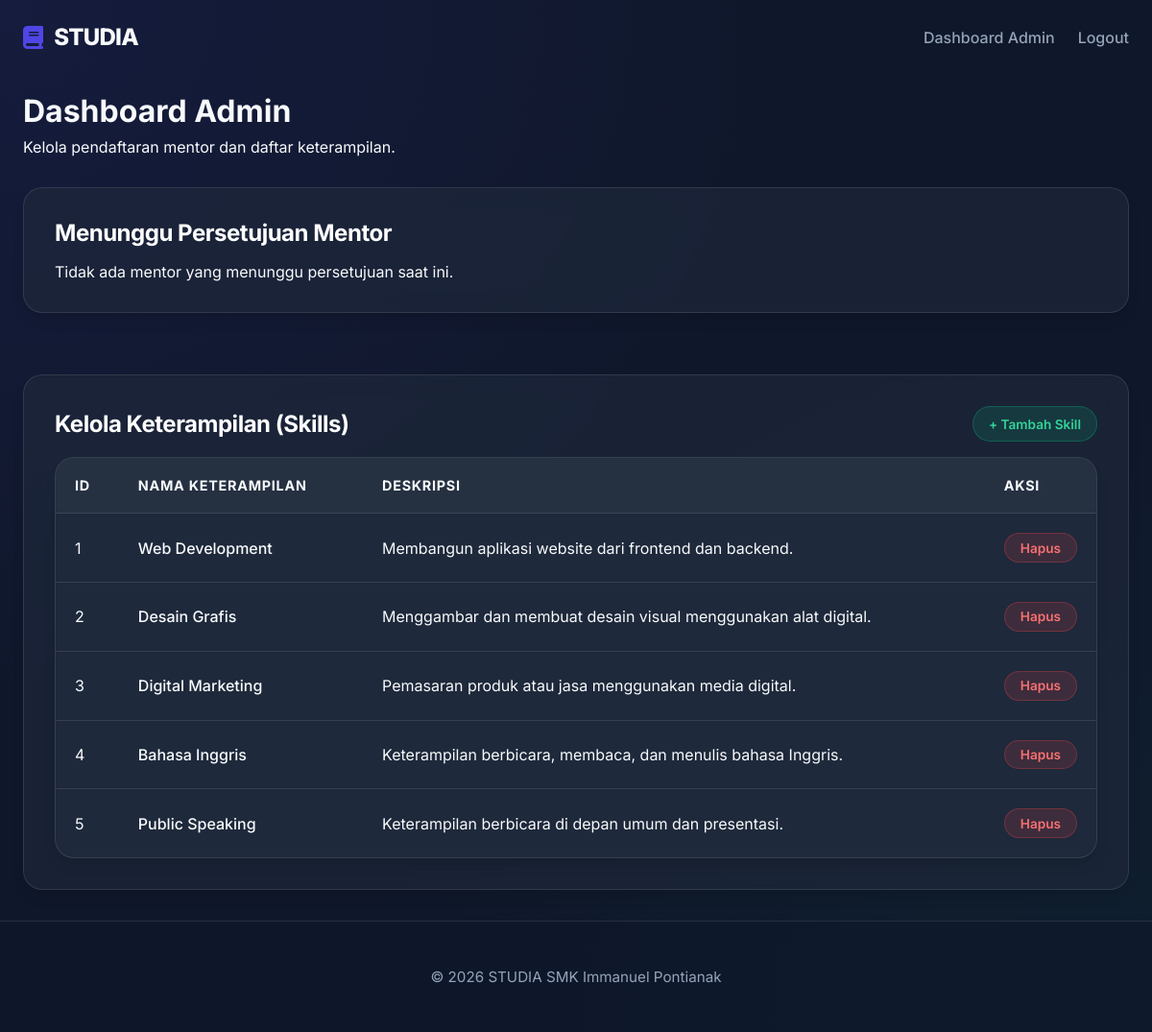
The page /admin (signed in) on the database its author committed.
### tables this page shows
CREATE TABLE `skills` (
  `id` int NOT NULL,
  `name` varchar(100) NOT NULL,
  `description` text
);

### app/core/Controller.php (called while the page is built, shortened)
<?php
class Controller
{
    public function view($view, $data = [])
    {
        $data['csrf_token'] = $_SESSION['csrf_token'];
        require_once '../app/views/' . $view . '.php';
    }
    public function render($view, $data = [])
    {
        $this->view($view, $data);
    }
    public function model($model)
    {
        return new $model;
    }
}

### app/controllers/Admin.php (called while the page is built, shortened)
<?php
class Admin extends Controller {
    public function index()
    {
        $this->render('admin/index', [
            'judul'   => 'Dashboard Admin',
            'mentors' => $this->model('Admin_model')->getPendingMentors(),
            'skills'  => $this->model('Skill_model')->getAllSkills(),
        ]);
    }
}

### app/core/App.php (called while the page is built, shortened)
<?php
class App {
    protected $method = 'index';
    protected $params = [];
    public function __construct()
    {
        $url = $this->parseURL();
        if( isset($url[0]) && file_exists('../app/controllers/' . ucfirst($url[0]) . '.php') ) {
            $this->controller = ucfirst($url[0]);
        }
        $this->controller = new $this->controller;
        call_user_func_array([$this->controller, $this->method], $this->params);
    }
    public function parseURL()
    {
        $url = "";
        if( isset($_GET['url']) ) {
            $url = $_GET['url'];
        }
        if ($url) {
            $url = ltrim($url, '/');
            $url = rtrim($url, '/');
            $url = filter_var($url, FILTER_SANITIZE_URL);
            $url = explode('/', $url);
            return $url;
        }
        return [];
    }
}

### public/index.php (called while the page is built, shortened)
<?php
$app = new App();

### app/core/Database.php (called while the page is built, shortened)
<?php
class Database
{
    private $dbh;
    private $stmt;
    public function __construct()
    {
        $dsn = 'mysql:host=' . DB_HOST . ';dbname=' . DB_NAME . ';charset=utf8mb4';
        try {
            $this->dbh = new PDO($dsn, DB_USER, DB_PASS, [
                PDO::ATTR_PERSISTENT => true,
                PDO::ATTR_ERRMODE => PDO::ERRMODE_EXCEPTION,
                PDO::ATTR_DEFAULT_FETCH_MODE => PDO::FETCH_ASSOC,
            ]);
        } catch (PDOException $e) {
            die($e->getMessage());
        }
    }
    public function query($sql)
    {
        $this->stmt = $this->dbh->prepare($sql);
    }
    public function execute()
    {
        $this->stmt->execute();
    }
    public function resultSet()
    {
        $this->execute();
        return $this->stmt->fetchAll();
    }
    public function run($sql, array $params = [])
    {
        $this->query($sql);
        return $this;
    }
}

### app/models/Skill_model.php (called while the page is built, shortened)
<?php
class Skill_model {
    private $db;
    public function __construct()
    {
        $this->db = new Database;
    }
    public function getAllSkills()
    {
        return $this->db->run("SELECT * FROM skills")->resultSet();
    }
}

### app/models/Admin_model.php (called while the page is built, shortened)
<?php
class Admin_model {
    private $db;
    public function __construct()
    {
        $this->db = new Database;
    }
    public function getPendingMentors()
    {
        return $this->db->run(
            "SELECT m.id, m.full_name, m.experience, s.name AS skill_name, u.username
             FROM mentor_profiles m
             JOIN skills s ON m.skill_id = s.id
             JOIN users  u ON m.user_id  = u.id
             WHERE m.status = 'pending'"
        )->resultSet();
    }
}

### app/views/admin/index.php (the view, shortened to what this page needs)
<div class="container">
    <div style="margin-bottom: 2rem; display: flex; justify-content: space-between; align-items: center;">
        <div>
            <h1 style="font-size: 2rem; margin-bottom: 0.5rem;">Dashboard Admin</h1>
            <p class="text-muted">Kelola pendaftaran mentor dan daftar keterampilan.</p>
        </div>
    </div>
    <div style="display: grid; grid-template-columns: 1fr; gap: 2rem;">
        <div class="glass-card" style="max-width: 100%;">
            <h2 class="card-title" style="text-align: left; font-size: 1.5rem; margin-bottom: 1rem;">Menunggu Persetujuan Mentor</h2>
            <?php if(empty($data['mentors'])): ?>
                <p class="text-muted">Tidak ada mentor yang menunggu persetujuan saat ini.</p>
            <?php endif; ?>
        </div>
        <div class="glass-card" style="max-width: 100%;">
            <div style="display: flex; justify-content: space-between; align-items: center; margin-bottom: 1rem;">
                <h2 class="card-title" style="text-align: left; font-size: 1.5rem; margin-bottom: 0;">Kelola Keterampilan (Skills)</h2>
                <button onclick="document.getElementById('addSkillForm').style.display='block'" class="btn-small btn-success" style="padding: 0.6rem 1rem;">+ Tambah Skill</button>
            </div>
            <div class="table-container" style="margin-top: 0;">
                <table>
                    <thead>
                        <tr>
                            <th>ID</th>
                            <th>Nama Keterampilan</th>
                            <th>Deskripsi</th>
                            <th width="100">Aksi</th>
                        </tr>
                    </thead>
                    <tbody>
                        <?php foreach($data['skills'] as $skill): ?>
                        <tr>
                            <td><?= $skill['id']; ?></td>
                            <td style="font-weight: 500;"><?= htmlspecialchars($skill['name']); ?></td>
                            <td><?= htmlspecialchars($skill['description']); ?></td>
                            <td>
                                <a href="<?= BASEURL; ?>/admin/delete_skill/<?= $skill['id']; ?>" class="btn-small btn-danger" onclick="return confirm('Hapus keterampilan ini?');">Hapus</a>
                            </td>
                        </tr>
                        <?php endforeach; ?>
                    </tbody>
                </table>
            </div>
        </div>
    </div>
</div>

### public/css/style.css (style rules this page uses)
:root { --primary-color: #4f46e5; --primary-hover: #4338ca; --secondary-color: #10b981; --background-dark: #0f172a; --surface-dark: #1e293b; --border-color: rgba(255, 255, 255, 0.1); --text-main: #f8fafc; --text-muted: #94a3b8; --shadow-sm: 0 1px 2px 0 rgba(0, 0, 0, 0.05); --shadow-md: 0 4px 6px -1px rgba(0, 0, 0, 0.1), 0 2px 4px -1px rgba(0, 0, 0, 0.06); --shadow-lg: 0 10px 15px -3px rgba(0, 0, 0, 0.1), 0 4px 6px -2px rgba(0, 0, 0, 0.05); --shadow-xl: 0 20px 25px -5px rgba(0, 0, 0, 0.2), 0 10px 10px -5px rgba(0, 0, 0, 0.1); --transition: all 0.2s cubic-bezier(0.4, 0, 0.2, 1); --glass-bg: rgba(30, 41, 59, 0.7); --glass-border: rgba(255, 255, 255, 0.1); }
* { margin: 0; padding: 0; box-sizing: border-box; font-family: 'Inter', sans-serif; }
body { background-color: var(--background-dark); background-image: radial-gradient(at 0% 0%, rgba(79, 70, 229, 0.1) 0px, transparent 50%), radial-gradient(at 100% 100%, rgba(16, 185, 129, 0.05) 0px, transparent 50%); color: var(--text-main); min-height: 100vh; display: flex; flex-direction: column; overflow-x: hidden; }
.container { width: 100%; max-width: 1200px; margin: 0 auto; padding: 0 1.5rem; }
.table-container { background: var(--surface-dark); border-radius: 1.25rem; border: 1px solid var(--border-color); overflow: hidden; margin-top: 2rem; box-shadow: var(--shadow-lg); }
table { width: 100%; border-collapse: collapse; }
th, td { padding: 1.25rem; text-align: left; border-bottom: 1px solid var(--border-color); }
th { background: rgba(255, 255, 255, 0.03); font-weight: 700; color: var(--text-main); font-size: 0.9rem; text-transform: uppercase; letter-spacing: 0.05em; }
tr:last-child td { border-bottom: none; }
.glass-card { background: var(--glass-bg); backdrop-filter: blur(12px); -webkit-backdrop-filter: blur(12px); border: 1px solid var(--border-color); border-radius: 1.25rem; padding: 2rem; margin-bottom: 2rem; box-shadow: var(--shadow-lg); }
.card-title { font-size: 1.5rem; font-weight: 700; margin-bottom: 1.5rem; color: white; letter-spacing: -0.02em; }
.btn-small { padding: 0.4rem 1rem; font-size: 0.85rem; border-radius: 999px; font-weight: 600; text-decoration: none; display: inline-flex; align-items: center; justify-content: center; border: none; cursor: pointer; transition: var(--transition); }
.btn-success { background: rgba(16, 185, 129, 0.15); color: #34d399 !important; border: 1px solid rgba(16, 185, 129, 0.3); }
.btn-danger { background: rgba(239, 68, 68, 0.15); color: #f87171 !important; border: 1px solid rgba(239, 68, 68, 0.3); }

### rows shown on the page
skills: id "1", name "Web Development", description "Membangun aplikasi website dari frontend dan backend."
skills: id "2", name "Desain Grafis", description "Menggambar dan membuat desain visual menggunakan alat digital."
skills: id "3", name "Digital Marketing", description "Pemasaran produk atau jasa menggunakan media digital."
skills: id "4", name "Bahasa Inggris", description "Keterampilan berbicara, membaca, dan menulis bahasa Inggris."
skills: id "5", name "Public Speaking", description "Keterampilan berbicara di depan umum dan presentasi."

### other values the page prints
$brand['name'] "STUDIA"
